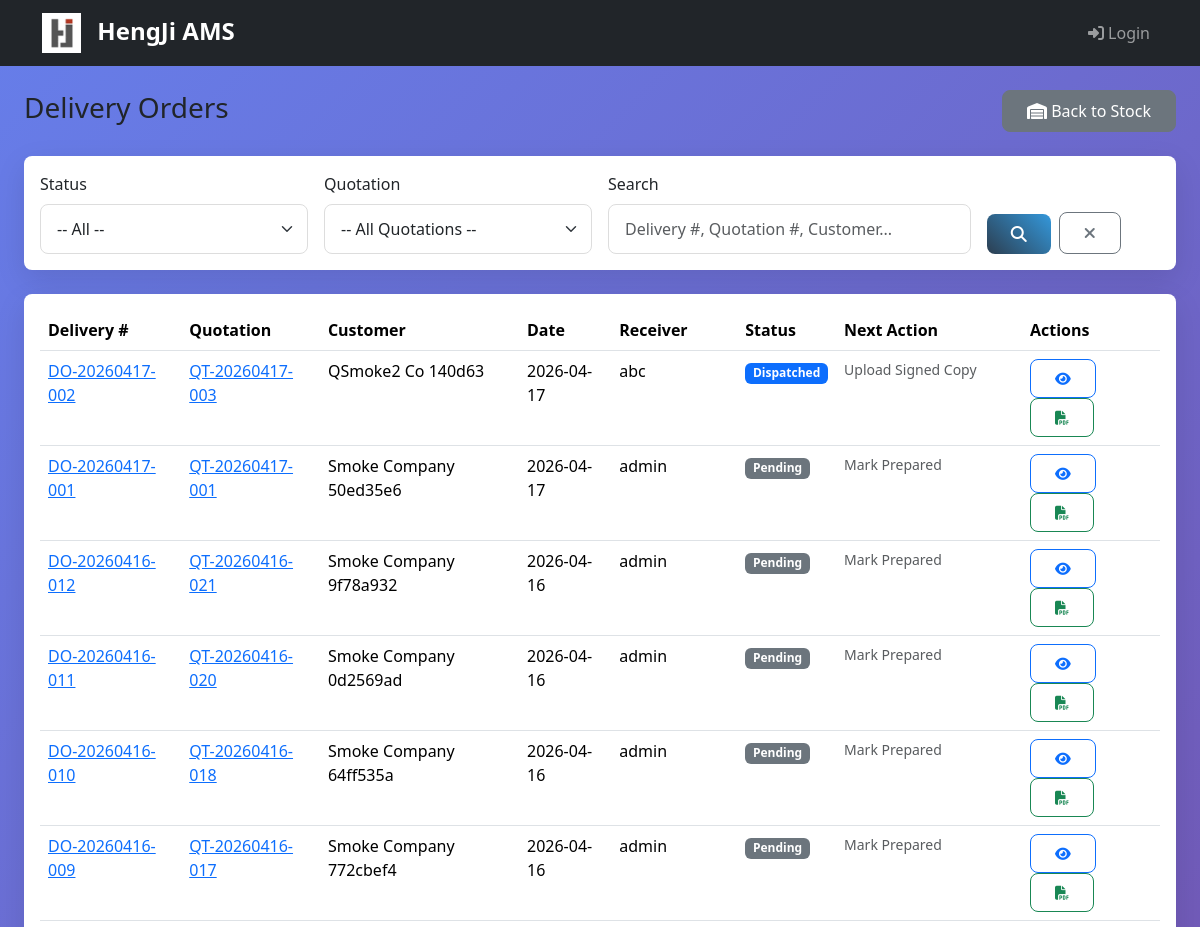
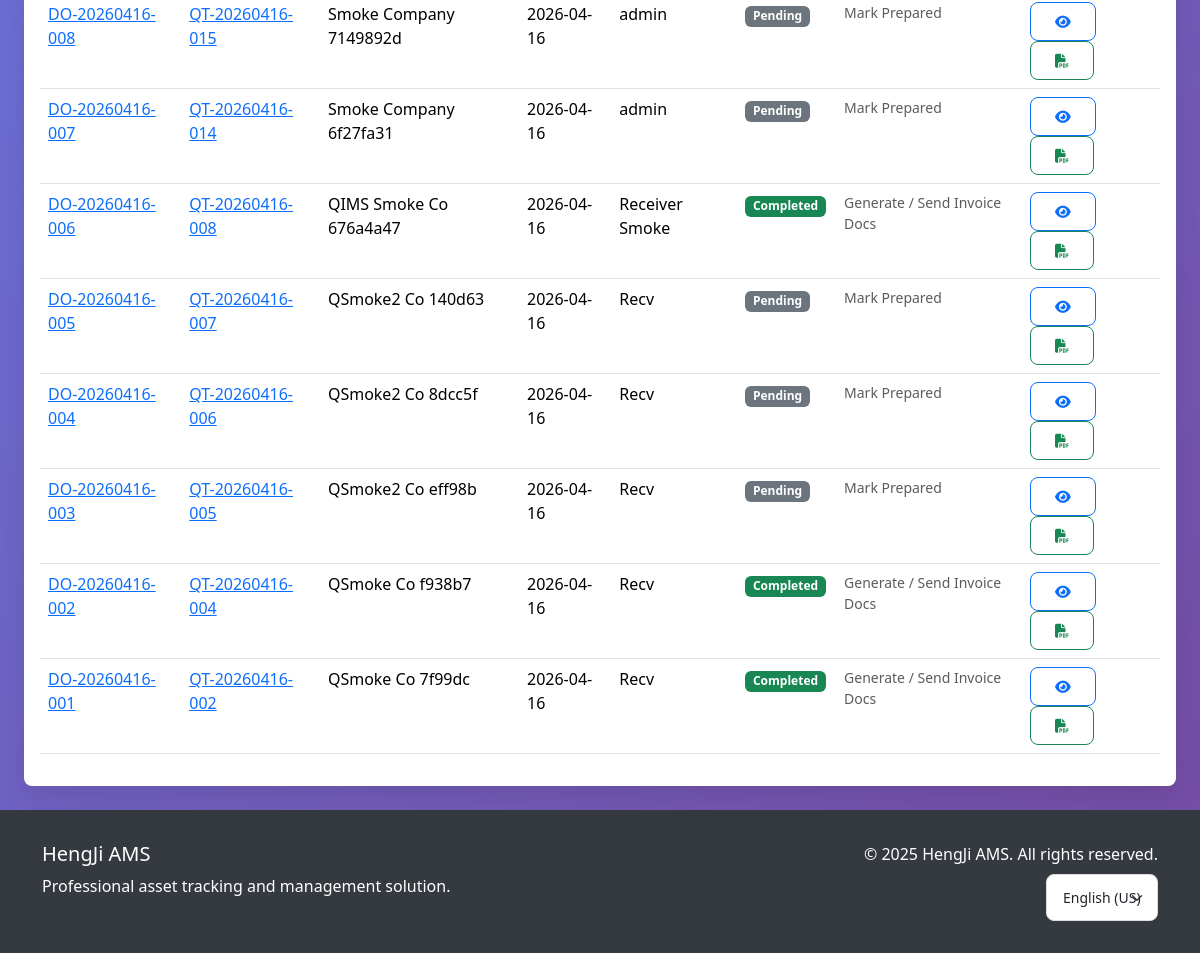
Page /en-us/deliveries/ on the committed database (2 pictures, top to bottom).
### deliveries/models.py (models this page shows, shortened)
class DeliveryOrder(models.Model):
    class Status(models.TextChoices):
        PENDING = 'pending', _('Pending')
        PREPARED = 'prepared', _('Prepared')
        DISPATCHED = 'dispatched', _('Dispatched')
        COMPLETED = 'completed', _('Completed')
    quotation = models.ForeignKey(
        'quotations.Quotation',
        on_delete=models.PROTECT,
        related_name='delivery_orders',
        verbose_name=_('Source Quotation'),
    )
    delivery_number = models.CharField(
        max_length=50,
        unique=True,
        verbose_name=_('Delivery Number'),
    )
    delivery_date = models.DateField(
        default=datetime.date.today,
        verbose_name=_('Delivery Date'),
    )
    receiver_name = models.CharField(max_length=200, verbose_name=_('Receiver Name'))
    receiver_phone = models.CharField(max_length=20, verbose_name=_('Receiver Phone'))
    delivery_address = models.TextField(verbose_name=_('Delivery Address'))
    delivery_method = models.CharField(max_length=100, blank=True, verbose_name=_('Delivery Method'))
    status = models.CharField(
        max_length=20,
        choices=Status.choices,
        default=Status.PENDING,
        verbose_name=_('Status'),
    )
    signed_file = models.FileField(
        upload_to='deliveries/signed/%Y/%m/',
        null=True,
        blank=True,
        verbose_name=_('Signed Copy'),
    )
    remarks = models.TextField(blank=True, verbose_name=_('Remarks'))
    created_at = models.DateTimeField(auto_now_add=True, verbose_name=_('Created At'))
    updated_at = models.DateTimeField(auto_now=True, verbose_name=_('Updated At'))
    class Meta:
        verbose_name = _('Delivery Order')
        verbose_name_plural = _('Delivery Orders')
        ordering = ['-created_at']
        indexes = [
            models.Index(fields=['delivery_number']),
            models.Index(fields=['status']),
            models.Index(fields=['delivery_date']),
        ]

### quotations/models.py (models this page shows, shortened)
class Quotation(models.Model):
    class QuotationStatus(models.TextChoices):
        DRAFT = 'draft', _('Draft')
        SENT = 'sent', _('Sent')
        CONFIRMED = 'confirmed', _('Confirmed')
        EXPIRED = 'expired', _('Expired')
        CANCELLED = 'cancelled', _('Cancelled')
    quotation_number = models.CharField(
        max_length=50,
        unique=True,
        verbose_name=_('Quotation Number')
    )
    customer = models.ForeignKey(
        Company,
        on_delete=models.PROTECT,
        related_name='quotations',
        verbose_name=_('Customer')
    )
    quotation_date = models.DateField(
        default=datetime.date.today,
        verbose_name=_('Quotation Date')
    )
    valid_until = models.DateField(
        verbose_name=_('Valid Until')
    )
    attn = models.CharField(
        max_length=200,
        blank=True,
        verbose_name=_('Attention')
    )
    tel = models.CharField(
        max_length=20,
        blank=True,
        verbose_name=_('Telephone')
    )
    status = models.CharField(
        max_length=20,
        choices=QuotationStatus.choices,
        default=QuotationStatus.SENT,
        verbose_name=_('Status')
    )
    total_without_tax = models.DecimalField(
        max_digits=14,
        decimal_places=2,
        default=Decimal('0.00'),
        validators=[MinValueValidator(Decimal('0.00'))],
        verbose_name=_('Total Without Tax')
    )
    total_with_tax = models.DecimalField(
        max_digits=14,
        decimal_places=2,
        default=Decimal('0.00'),
        validators=[MinValueValidator(Decimal('0.00'))],
        verbose_name=_('Total With Tax')
    )
    total_tax = models.DecimalField(
        max_digits=14,
        decimal_places=2,
        default=Decimal('0.00'),
        validators=[MinValueValidator(Decimal('0.00'))],
        verbose_name=_('Total Tax')
    )
    notes = models.TextField(
        blank=True,
        verbose_name=_('Notes')
    )
    created_at = models.DateTimeField(auto_now_add=True, verbose_name=_('Created At'))
    updated_at = models.DateTimeField(auto_now=True, verbose_name=_('Updated At'))
    class Meta:
        verbose_name = _('Quotation')
        verbose_name_plural = _('Quotations')
        ordering = ['-created_at']

### companies/models.py (models this page shows, shortened)
class Company(models.Model):
    class CompanyStatus(models.TextChoices):
        ACTIVE = 'active', _('Active')
        INACTIVE = 'inactive', _('Inactive')
        SUSPENDED = 'suspended', _('Suspended')
    name = models.CharField(
        max_length=200,
        unique=True,
        verbose_name=_('Company Name'),
        help_text=_('Official name of the company')
    )
    code = models.CharField(
        max_length=20,
        unique=True,
        verbose_name=_('Company Code'),
        help_text=_('Unique identifier code for the company (used in asset numbering)')
    )
    description = models.TextField(
        blank=True,
        verbose_name=_('Description'),
        help_text=_('Brief description of the company')
    )
    phone_regex = RegexValidator(
        regex=r'^\+?1?\d{9,15}$',
        message=_("Phone number must be entered in the format: '+999999999'. Up to 15 digits allowed.")
    )
    phone_number = models.CharField(
        validators=[phone_regex],
        max_length=17,
        blank=True,
        verbose_name=_('Phone Number')
    )
    email = models.EmailField(
        blank=True,
        verbose_name=_('Email'),
        help_text=_('Company contact email')
    )
    primary_contact_company_user = models.ForeignKey(
        'CompanyUser',
        on_delete=models.SET_NULL,
        blank=True,
        null=True,
        related_name='primary_contact_for_companies',
        verbose_name=_('Primary Contact'),
        help_text=_('Primary business contact selected from company users')
    )
    website = models.URLField(
        blank=True,
        verbose_name=_('Website'),
        help_text=_('Company website URL')
    )
    address_line1 = models.CharField(
        max_length=255,
        blank=True,
        verbose_name=_('Address Line 1')
    )
    address_line2 = models.CharField(
        max_length=255,
        blank=True,
        verbose_name=_('Address Line 2')
    )
    city = models.CharField(
        max_length=100,
        blank=True,
        verbose_name=_('City')
    )
    state_province = models.CharField(
        max_length=100,
        blank=True,
        verbose_name=_('State/Province')
    )
    postal_code = models.CharField(
        max_length=20,
        blank=True,
        verbose_name=_('Postal Code')
    )
    country = models.CharField(
        max_length=100,
        blank=True,
        verbose_name=_('Country')
    )
    status = models.CharField(
        max_length=20,
        choices=CompanyStatus.choices,
        default=CompanyStatus.ACTIVE,
        verbose_name=_('Status'),
        help_text=_('Current status of the company')
    )
    logo = models.ImageField(
        upload_to='companies/logos/',
        blank=True,
        null=True,
        verbose_name=_('Company Logo'),
        help_text=_('Upload company logo (optional)')
    )
    asset_prefix = models.CharField(
        max_length=10,
        blank=True,
        verbose_name=_('Asset Prefix'),
        help_text=_('Prefix used for asset numbering (e.g., "COMP-")')
    )
    next_asset_number = models.PositiveIntegerField(
        default=1,
        verbose_name=_('Next Asset Number'),
        help_text=_('Next number to be used for asset numbering')
    )
    created_at = models.DateTimeField(auto_now_add=True, verbose_name=_('Created At'))
    updated_at = models.DateTimeField(auto_now=True, verbose_name=_('Updated At'))
    class Meta:
        verbose_name = _('Company')
        verbose_name_plural = _('Companies')
        ordering = ['name']

### deliveries/views.py (the view, shortened to what this page needs)
# urls.py: path('', views.DeliveryOrderListView.as_view(), name='list'),
class DeliveryOrderListView(ListView):
    model = DeliveryOrder
    template_name = 'deliveries/list.html'
    context_object_name = 'deliveries'
    paginate_by = 20
    def get_queryset(self):
        queryset = DeliveryOrder.objects.select_related('quotation', 'quotation__customer').all()
        status = self.request.GET.get('status')
        if status:
            queryset = queryset.filter(status=status)
        quotation_id = self.request.GET.get('quotation')
        if quotation_id:
            queryset = queryset.filter(quotation_id=quotation_id)
        search = self.request.GET.get('search')
        return queryset
    def get_context_data(self, **kwargs):
        context = super().get_context_data(**kwargs)
        context['status_choices'] = DeliveryOrder.Status.choices
        context['selected_status'] = self.request.GET.get('status', '')
        context['selected_quotation'] = self.request.GET.get('quotation', '')
        context['search_query'] = self.request.GET.get('search', '')
        context['quotations'] = Quotation.objects.filter(delivery_orders__isnull=False).distinct().order_by('-created_at')
        return context

### invoices/templatetags/workflow_tags.py (called while the page is built)
@register.filter
def workflow_badge_class(value, entity_type):
    mapping = BADGE_MAP.get(entity_type, {})
    return mapping.get(str(value), 'bg-secondary')

@register.filter
def delivery_next_action(delivery):
    status = getattr(delivery, 'status', None)
    if status == 'pending':
        return 'Mark Prepared'
    if status == 'prepared':
        return 'Dispatch Delivery'
    if status == 'dispatched':
        if getattr(delivery, 'signed_file', None):
            return 'Mark Completed'
        return 'Upload Signed Copy'
    if status == 'completed':
        return 'Generate / Send Invoice Docs'
    return 'Review'

### templates/deliveries/list.html (shortened to what this page needs)
{% extends "base/base.html" %}
{% load i18n %}
{% load workflow_tags %}
{% block content %}
<div class="container-fluid">
    <div class="row mb-4">
        <div class="col-12 d-flex justify-content-between align-items-center">
            <h1 class="h3">{% trans "Delivery Orders" %}</h1>
            <a href="{% url 'purchases:stock' %}" class="btn btn-outline-secondary">
                <i class="fas fa-warehouse"></i> {% trans "Back to Stock" %}
            </a>
        </div>
    </div>
    <div class="card mb-4">
        <div class="card-body">
            <form method="get" class="row g-3">
                <div class="col-md-3">
                    <label class="form-label">{% trans "Status" %}</label>
                    <select name="status" class="form-select">
                        <option value="">-- {% trans "All" %} --</option>
                    </select>
                </div>
                <div class="col-md-3">
                    <label class="form-label">{% trans "Quotation" %}</label>
                    <select name="quotation" class="form-select">
                        <option value="">-- {% trans "All Quotations" %} --</option>
                    </select>
                </div>
                <div class="col-md-4">
                    <label class="form-label">{% trans "Search" %}</label>
                    <input type="text" class="form-control" name="search" value="{{ search_query }}"
                           placeholder="{% trans 'Delivery #, Quotation #, Customer...' %}">
                </div>
                <div class="col-md-2 d-flex align-items-end">
                    <button type="submit" class="btn btn-primary me-2"><i class="fas fa-search"></i></button>
                    <a href="{% url 'deliveries:list' %}" class="btn btn-outline-secondary"><i class="fas fa-times"></i></a>
                </div>
            </form>
        </div>
    </div>
    <div class="card">
        <div class="card-body">
            {% if deliveries %}
            <div class="table-responsive">
                <table class="table table-hover">
                    <thead>
                        <tr>
                            <th>{% trans "Delivery #" %}</th>
                            <th>{% trans "Quotation" %}</th>
                            <th>{% trans "Customer" %}</th>
                            <th>{% trans "Date" %}</th>
                            <th>{% trans "Receiver" %}</th>
                            <th>{% trans "Status" %}</th>
                            <th>{% trans "Next Action" %}</th>
                            <th>{% trans "Actions" %}</th>
                        </tr>
                    </thead>
                    <tbody>
                        {% for d in deliveries %}
                        <tr>
                            <td><a href="{% url 'deliveries:detail' d.pk %}">{{ d.delivery_number }}</a></td>
                            <td><a href="{% url 'quotations:detail' d.quotation.pk %}">{{ d.quotation.quotation_number }}</a></td>
                            <td>{{ d.quotation.customer.name }}</td>
                            <td>{{ d.delivery_date|date:"Y-m-d" }}</td>
                            <td>{{ d.receiver_name }}</td>
                            <td><span class="badge {{ d.status|workflow_badge_class:'delivery' }}">{{ d.get_status_display }}</span></td>
                            <td class="small text-muted">{{ d|delivery_next_action }}</td>
                            <td>
                                <a href="{% url 'deliveries:detail' d.pk %}" class="btn btn-sm btn-outline-primary">
                                    <i class="fas fa-eye"></i>
                                </a>
                                <a href="{% url 'deliveries:pdf' d.pk %}" class="btn btn-sm btn-outline-success">
                                    <i class="fas fa-file-pdf"></i>
                                </a>
                            </td>
                        </tr>
                        {% endfor %}
                    </tbody>
                </table>
            </div>
            {% else %}
            <p class="text-muted text-center py-4">{% trans "No delivery orders found." %}</p>
            {% endif %}
        </div>
    </div>
</div>
{% endblock %}

### templates/base/base.html (style rules this page uses)
:root { --primary-color: #2c3e50; --secondary-color: #3498db; --accent-color: #e74c3c; --success-color: #27ae60; --warning-color: #f39c12; --info-color: #17a2b8; --light-color: #f8f9fa; --dark-color: #343a40; --border-radius: 8px; }
body { font-family: 'Segoe UI', Tahoma, Geneva, Verdana, sans-serif; background: linear-gradient(135deg, #667eea 0%, #764ba2 100%); min-height: 100vh; }
.card { border: none; border-radius: var(--border-radius); box-shadow: 0 10px 30px rgba(0, 0, 0, 0.1); }
.btn { border-radius: var(--border-radius); font-weight: 500; padding: 0.5rem 1.5rem; }
.btn-primary { background: linear-gradient(45deg, var(--primary-color), var(--secondary-color)); border: none; }
.container-fluid > .row.mb-4 .btn-outline-secondary, .container > .row.mb-4 .btn-outline-secondary { color: #fff; background-color: #6c757d; border-color: #6c757d; }
.form-control, .form-select { border-radius: var(--border-radius); border: 1px solid #ddd; padding: 0.75rem 1rem; }

### rows in the picture
DeliveryOrder: delivery_number "DO-20260417-002", quotation.quotation_number "QT-20260417-003", quotation.customer.name "QSmoke2 Co 140d63", delivery_date "2026-04-17", receiver_name "abc", status "Dispatched", status+signed_file "Upload Signed Copy"
DeliveryOrder: delivery_number "DO-20260417-001", quotation.quotation_number "QT-20260417-001", quotation.customer.name "Smoke Company 50ed35e6", delivery_date "2026-04-17", receiver_name "admin", status "Pending", status "Mark Prepared"
DeliveryOrder: delivery_number "DO-20260416-012", quotation.quotation_number "QT-20260416-021", quotation.customer.name "Smoke Company 9f78a932", delivery_date "2026-04-16", receiver_name "admin", status "Pending", status "Mark Prepared"
DeliveryOrder: delivery_number "DO-20260416-011", quotation.quotation_number "QT-20260416-020", quotation.customer.name "Smoke Company 0d2569ad", delivery_date "2026-04-16", receiver_name "admin", status "Pending", status "Mark Prepared"
DeliveryOrder: delivery_number "DO-20260416-010", quotation.quotation_number "QT-20260416-018", quotation.customer.name "Smoke Company 64ff535a", delivery_date "2026-04-16", receiver_name "admin", status "Pending", status "Mark Prepared"
DeliveryOrder: delivery_number "DO-20260416-009", quotation.quotation_number "QT-20260416-017", quotation.customer.name "Smoke Company 772cbef4", delivery_date "2026-04-16", receiver_name "admin", status "Pending", status "Mark Prepared"
DeliveryOrder: delivery_number "DO-20260416-008", quotation.quotation_number "QT-20260416-015", quotation.customer.name "Smoke Company 7149892d", delivery_date "2026-04-16", receiver_name "admin", status "Pending", status "Mark Prepared"
DeliveryOrder: delivery_number "DO-20260416-007", quotation.quotation_number "QT-20260416-014", quotation.customer.name "Smoke Company 6f27fa31", delivery_date "2026-04-16", receiver_name "admin", status "Pending", status "Mark Prepared"
DeliveryOrder: delivery_number "DO-20260416-006", quotation.quotation_number "QT-20260416-008", quotation.customer.name "QIMS Smoke Co 676a4a47", delivery_date "2026-04-16", receiver_name "Receiver Smoke", status "Completed", status "Generate / Send Invoice Docs"
DeliveryOrder: delivery_number "DO-20260416-005", quotation.quotation_number "QT-20260416-007", quotation.customer.name "QSmoke2 Co 140d63", delivery_date "2026-04-16", receiver_name "Recv", status "Pending", status "Mark Prepared"
DeliveryOrder: delivery_number "DO-20260416-004", quotation.quotation_number "QT-20260416-006", quotation.customer.name "QSmoke2 Co 8dcc5f", delivery_date "2026-04-16", receiver_name "Recv", status "Pending", status "Mark Prepared"
DeliveryOrder: delivery_number "DO-20260416-003", quotation.quotation_number "QT-20260416-005", quotation.customer.name "QSmoke2 Co eff98b", delivery_date "2026-04-16", receiver_name "Recv", status "Pending", status "Mark Prepared"
DeliveryOrder: delivery_number "DO-20260416-002", quotation.quotation_number "QT-20260416-004", quotation.customer.name "QSmoke Co f938b7", delivery_date "2026-04-16", receiver_name "Recv", status "Completed", status "Generate / Send Invoice Docs"
DeliveryOrder: delivery_number "DO-20260416-001", quotation.quotation_number "QT-20260416-002", quotation.customer.name "QSmoke Co 7f99dc", delivery_date "2026-04-16", receiver_name "Recv", status "Completed", status "Generate / Send Invoice Docs"
